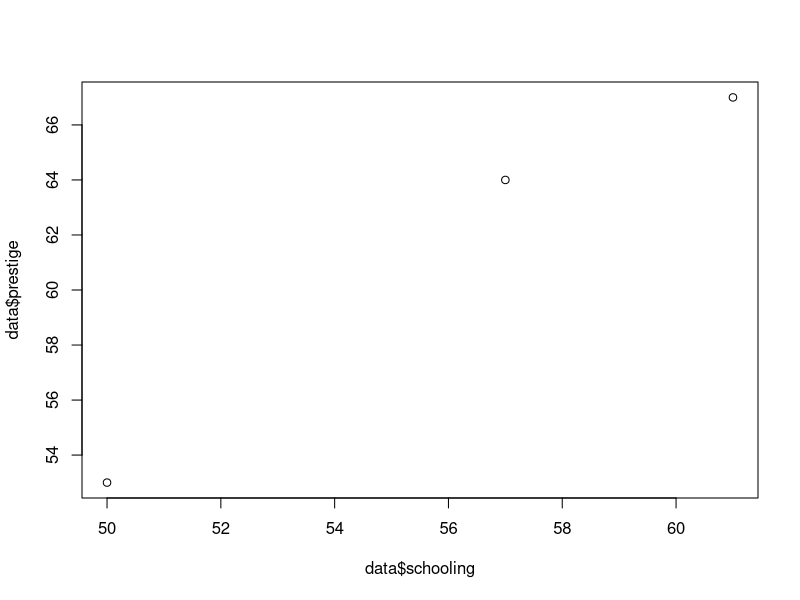
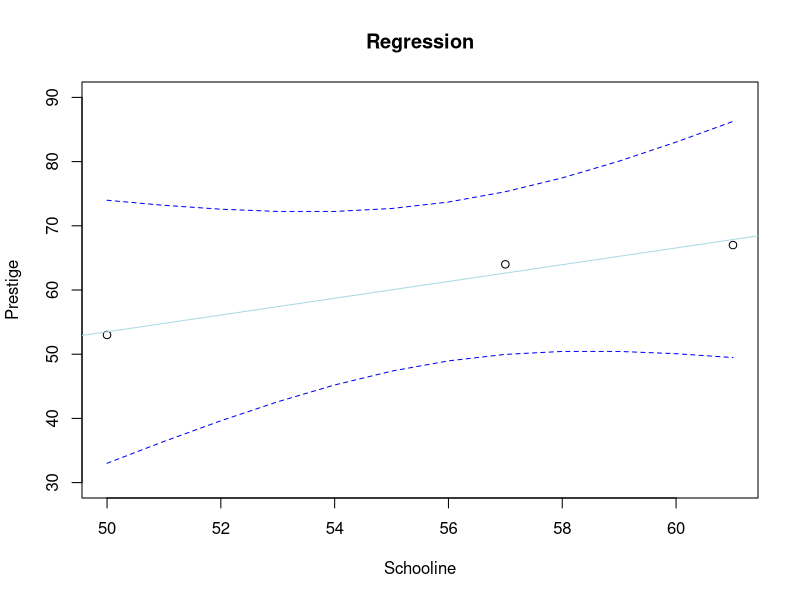

Generate these figures, in order, with R:
# Introducing OLS: What is this anyways?

cat("\014")
rm(list=ls())
graphics.off()
options(scipen=9999999)

#######################################################
# What's the relationship between schooling and prestige?
#######################################################

# Let's create a toy dataset.
data = data.frame(
  name = c("Alfred", "Brandon", "Charly"),
  schooling = c(57,50,61), # vector de educacion
  prestige = c(64,53,67)
)

# let's check the data
data

# let's (visually) inspect the relationship between both variables 
plot(data$schooling,data$prestige) 

# What kind of relationship is this? "Positive" or "negative"?

# Let's now "model" this relationship. 
# What's a "model" anyways? (Hint: map).
model = lm(prestige ~ schooling, data = data)

# Let's analyze beta1 in our model.
summary(model)

# Interpretation: We always begin with our X.
# "For every additional unit in X, Y moves up/down in [beta]."
# ALWAYS, all betas, are expressed in units of the dependent variable (Y).
# They are NEVER probabilities! 
# If your dependent variable (y) is "prestige", beta1 is "units of prestige".
# If your dependent variable (y) is "GDP", your betas (all of them!) will represent "GDP".

# OK, now we know how to quantify the relationship between
# Prestige and Schooling. But, is this a "good" model? How can we know that?


# Let's make a prediction. 
predict(model)

# "A prediction is a prediction" :)
# This means we could come up with any number (a new row, or observation, for instance)
# and plug it into our equation. It's a prediction because I am saying something
# about a data point that wasn't there before. 

# In any case, predicting pretty much tells you about the 
# performance of your model. 
# Consider this: if you observed a "57" in your X, but your model predicts a "120"
# your model is not performing well. I'll teach you ways to think about this soon.

# In more detail,

# What we see :
# Alfred had a 64, but our model predicts 62.63
# Brandon had a 53, but our model predicts 53.49
# Charly had a 67, but our model predicts 67.85

# Discuss: Are those departures big or small?

# These departures are called "error," and it's the difference
# between what we observe and what we estimate: the better the model,
# the less "errors," which kind of makes sense. 

# Let's use the whiteboard. 
# Take the regression equation, and plug in the numbers.

#######################################################
# OLS models in matrix form
#######################################################

# Let's go back to our equation:
# y = b0 + b1*x1 + e
# If we rearrange the terms respect to "e", we will have that,
# e = y-beta0-beta1*x
# Let's now do the same with R.


data$error <- c(
  data$prestige[1] - as.numeric(model$coefficients[1]) - (data$schooling[1] * as.numeric(model$coefficients[2])),
  data$prestige[2] - as.numeric(model$coefficients[1]) - (data$schooling[2] * as.numeric(model$coefficients[2])),
  data$prestige[3] - as.numeric(model$coefficients[1]) - (data$schooling[3] * as.numeric(model$coefficients[2]))
)

data

# Let's check we did it right...
data$error # manual way.
model$residuals # "automatic" way.

# Let's create the vector for the intercept.
# Notice: it's the same number for everyone, that's why they call it "constant."

data$intercept <- c(
  as.numeric(
    model$coefficients[1]
  )
)

# vector for the beta. The beta is a "scalar" (a single number).
# That's why it is not sub-indexed.

data$beta1 <- c(
  as.numeric(
    model$coefficients[2]
  )
)

# let's check the data
data

# Let's show the same in the whiteboard.

#######################################################
# Some more about predicting
#######################################################

# let's create X
x=data$schooling

# let's create Y
y=data$prestige  

# let's estimate the model
lm.out <- lm(y ~ x)

# Now, let's create a sequence within a certain range of X.
newx = seq(min(x),max(x),by = 1) 

# Let's predict for the new sequence of numbers of X
conf_interval <- predict(lm.out, newdata=data.frame(x=newx), interval="confidence", level = 0.95) 

# Let's plot the relationship between Schooling and Prestige.
plot(x, y, xlab="Schooline", ylab="Prestige", main="Regression", ylim = c(30,90))
abline(lm.out, col="lightblue")
lines(newx, conf_interval[,2], col="blue", lty=2) # lower bound
lines(newx, conf_interval[,3], col="blue", lty=2) # upper bound



#################################################################
# This method is called OLS, for "ordinary least square", why?
#################################################################

# Because the estimated betas minimize the sum of the "squared errors."
